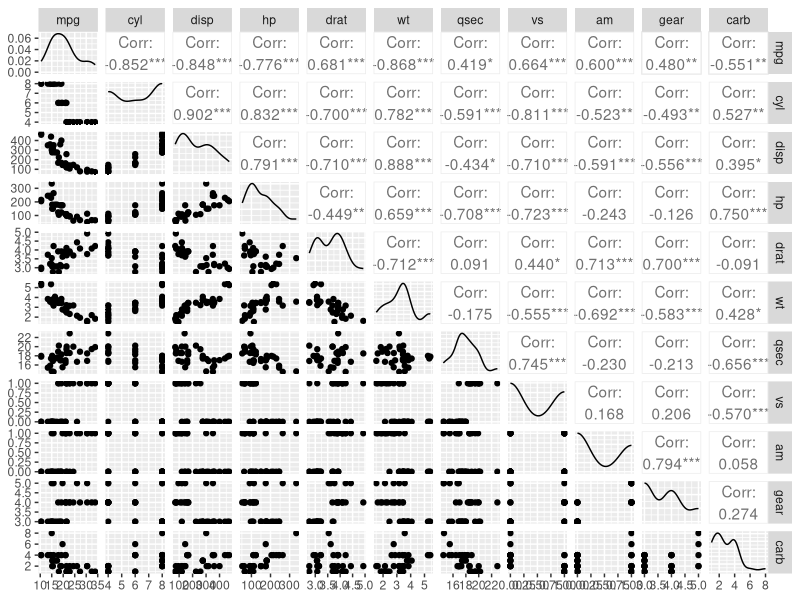
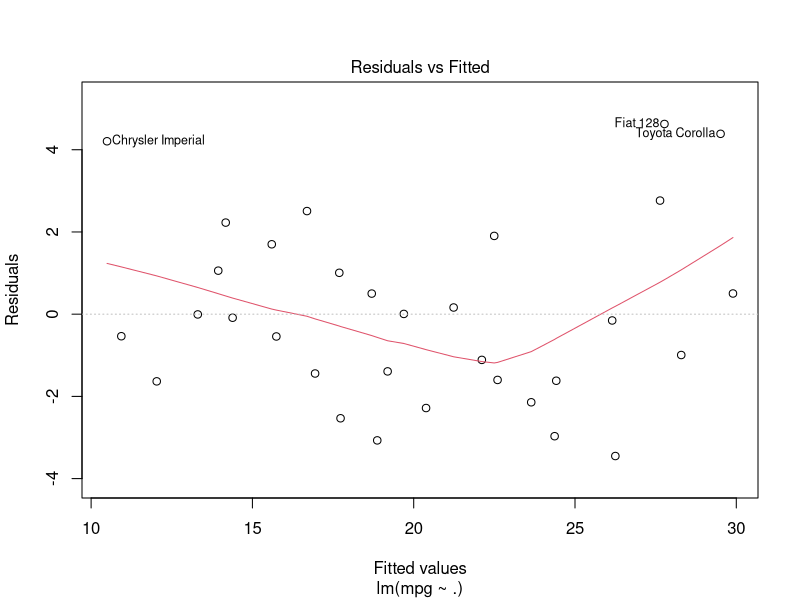
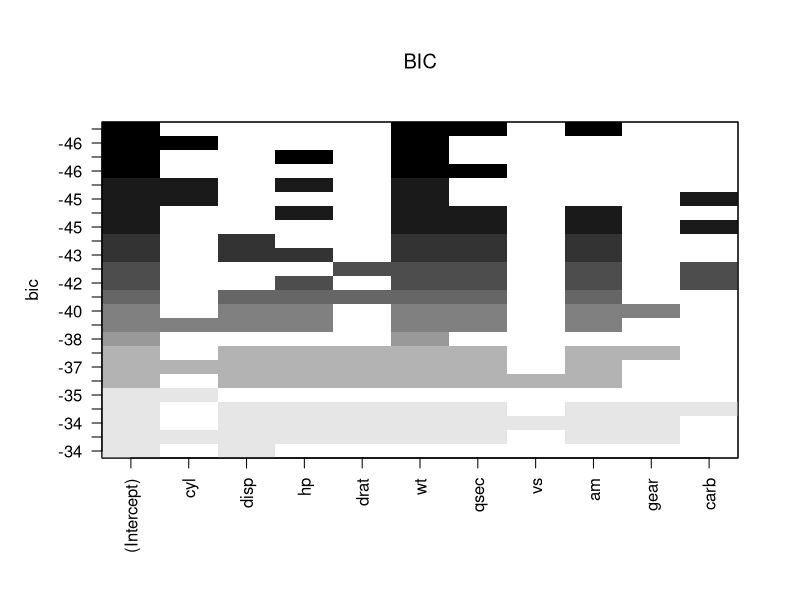
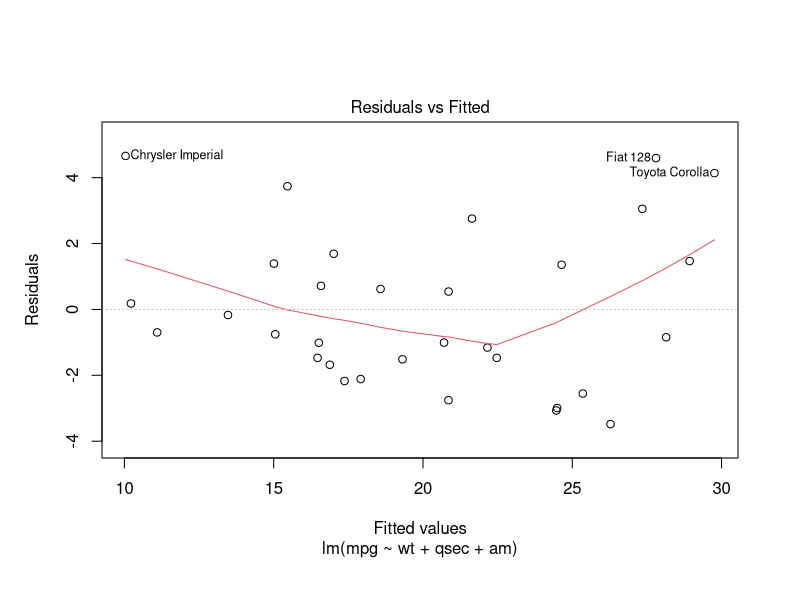
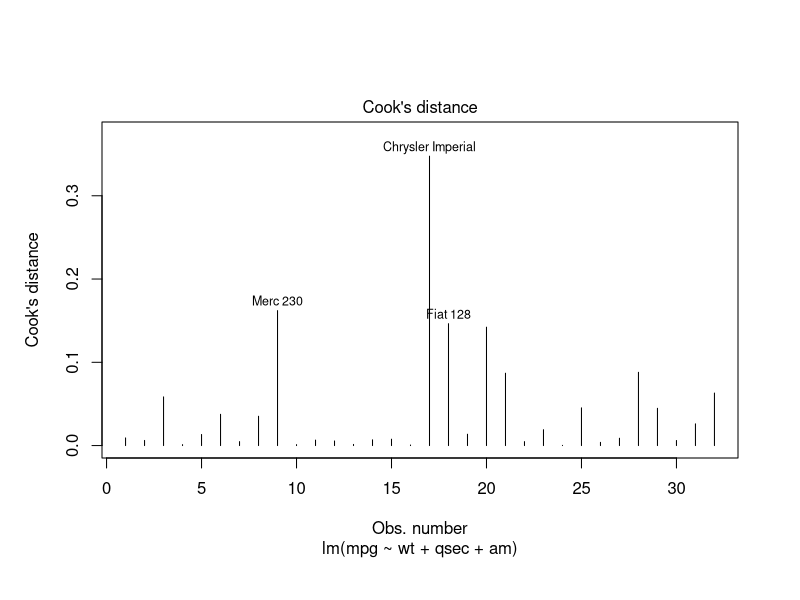
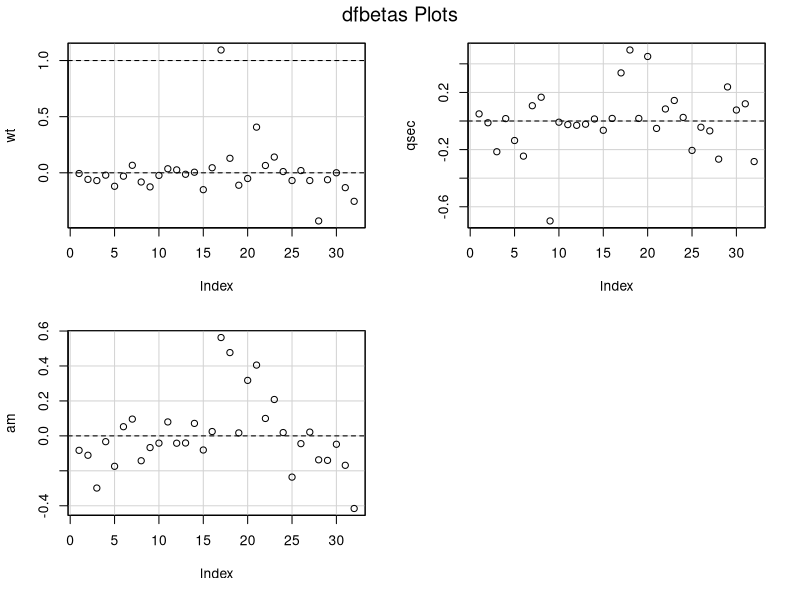
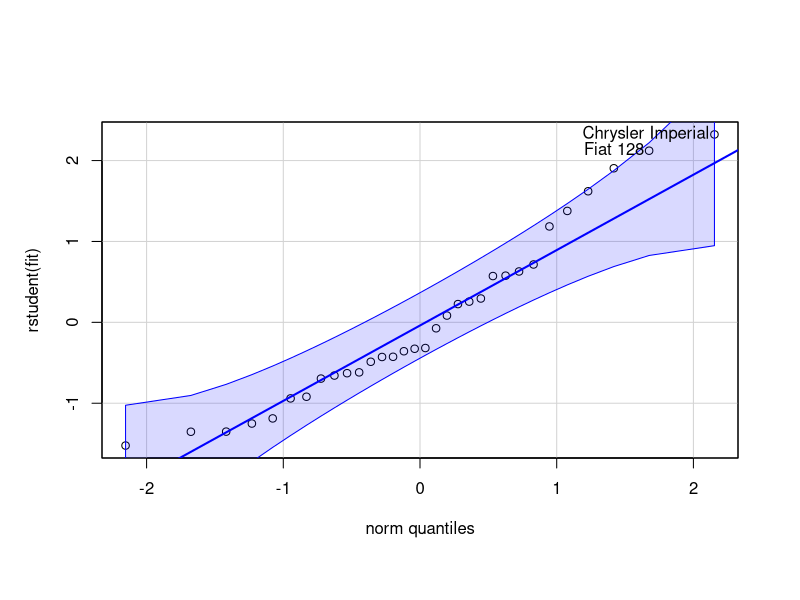

Write the R code that produced these figures, in order. (Note: this script raises an error after producing the figures.)
###################### 
# Exam 2
# Grant Gasser
# Fall 2018
#####################

#Load and view
attach(mtcars)
names(mtcars)
head(mtcars)

#Look at relationship among variables
library(GGally)
ggpairs(mtcars)

#May be some issues with linearity and there is obvious multicollinearity
#Disp, hp, wt seem to have negative linear relationship
#drat and maybe qsec have a positive linear relationship, rest are essentially indicators

#Predicting Y (mpg), create model
fit <- lm(mpg ~ ., data=mtcars)
summary(fit)

#Look at residuals v. fitted, can see issue with linearity more clearly here
plot(fit, which = 1)

#Keep an eye on Chrysler Imperial, Fiat 128, and Toyota Corolla

#Look at multicollinearity in X's
library(car)
vif(fit) 

#Can see lots of multicollinearity, indicating redundance and too many variables

#Iterative process: To see which X's are collinear, remove X with highest VIF (disp at 21.6)
fit.tmp <- lm(mpg~.-disp, data=mtcars)
vif(fit.tmp)

#VIF of wt and carb decreased significantly, implying they are collinear with disp

#Remove next highest VIF: cyl at 14.3
fit.tmp <- lm(mpg~.-disp-cyl, data=mtcars)
vif(fit.tmp)

#VIF of hp and qsec both decreased by about 1, implying they have some collinearity with cyl

#All VIFs are now below 10, more specifically, about <= 6


#Now use regsubsets with the BIC/SBC criterion to get a final model
library(leaps)
regsubsets.out <- regsubsets(mpg ~ .,
                            data = mtcars,
                            nbest = 3,       
                            method = "exhaustive")
mat = summary(regsubsets.out)
cbind(mat$outmat, mat$bic)[order(mat$bic),]
plot(regsubsets.out, scale = "bic", main = expression(BIC))

#These visualizations show the best model according to BIC is the one with wt, qsec, and am
#Next best is model with cyl and wt

#Try model with wt, qsec, and am
fit.bic <- lm(mpg~wt+qsec+am, data=mtcars)
vif(fit.bic)

#Low VIFs for this fit, we will choose this as the prediction model

#Fit
fit <- lm(mpg~wt+qsec+am, data=mtcars)

#As weight goes up, mpg goes down (makes sense)
#As qsec goes up, mpg goes up (faster cars tend to be nicer, more expensive, often have better mpg than bad old cars)
#As am goes up (is one), mpg goes up. Automatic cars tend to be newer, newer cars tend to have better mpg
summary(fit) 

#Begin outlier analysis
plot(fit, which=1)

#As we saw with the initial fit, Chrysler Imperial, Fiat 128, and Toyota Corolla stand out

#Outliers wrp to Y: Chrysler Imperial, rstudent = 2.32
outlierTest(fit)

dat.tmp = data.frame(fitted.values = fit$fitted.values, residuals = rstudent(fit))

n = nrow(dat.tmp)
p = length(coef(fit))

#Outliers wrp to X: Merc 230 and Lincoln Continental
hii <- hatvalues(fit)
names(which(hii>2*p/n))


#Influential Points: Merc 230 (X outlier), Chrysler Imperial (Y outlier), Fiat 128, Toyota Corolla
influ <- dffits(fit)
names(which(abs(influ) >  2*sqrt(p/n)))

#Cook's Distance: Chrysler Imperial has much more influence than any other points
#About 2x as much influence as Merc 230 and Fiat 128
plot(fit, which = 4)

#Look at influence on Betas
dfbetasPlots(fit)

#Plot doesn't show variable names, looks like 17 is influential on all 3 betas b1, b2, b3
#17 is beyond cutoff for beta1
which(dfbetas(fit)[,2] > 1)

#This is the Chrysler Imperial, an outlier wrp to Y and the most influential point

#Now check assumptions
#Normality
qqPlot(rstudent(fit)) #Chrysler Imperial and Fiat 128 challenging the assumption, close to bounds

shapiro.test(rstudent(fit))

#The points (including Chrysler Imperial) are concerning, but not enough evidence to say
#the residuals are not normal at level alpha = .05

#Just curious: What if we removed Chrysler Imperial?
mtcars.2 <- mtcars[-17,]

fit.2 <- lm(mpg ~ wt+qsec+am, data=mtcars.2)

#See how much it affects normality: pval went from about .08 to .4
shapiro.test(rstudent(fit.2))

#Normality assumption much safer without 17


#Test independence of residuals
library(lmtest)
dwtest(fit) 
bgtest(fit)

#Both tests: Not enough evidence to say the residuals are not independent

#Test whether residuals have constant variance
bptest(fit)

#Not enough evidence to say residuals don't have constant variance

#90% Confidence Interval
#Weight is 2750 pounds
#1/4 mile time is 15.9 seconds
#Automatic transmission
newX <- data.frame(wt=2750/1000, qsec=15.9, am=0)
predict(fit, newX, interval="confidence", level=.90)

#So a 90% CI for these values is: (18.34, 20.58)



#### JUST FOR FUN: TRY LASSO ####
#set up the X and Y
Y = mpg
X = mtcars[,-1]
X = as.matrix(X)

library(glmnet)

#alpha = 1 for lasso
fit.lasso <- cv.glmnet(x=X,y=Y, alpha=1, nfolds=5)

plot(fit.lasso) #looks like model with 3 variables will be best

#looks like minimum will be best
coef(fit.lasso,s='lambda.min',exact=TRUE)

#This model includes cyl, hp, and wt (NOTE: all with negative coefficients)

y.hat <-  predict(fit.lasso,X)

res <-  as.numeric(Y-y.hat)
names(res) <-  row.names(mtcars)

#Normality assumption is violated
qqPlot(res)

#Now test normality (shapiro), enough evidence to suggest residuals not normally distributed
shapiro.test(res)

#Not sure how to measure other assumptions with glm object

#90% Confidence Interval, not sure how, prediction did not work..
#newX <- data.frame(cyl=6, hp=130, wt=2750/1000)
#newX <- as.matrix(newX)
#predict(fit.lasso, newX, interval="confidence", level=0.90)
#predict.cv.glmnet(fit.lasso, newX, s="lambda.min")
